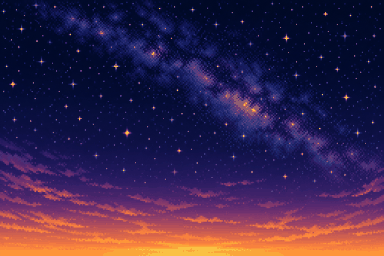
#> input picture assets/art/ui/title_sky.png, 384 x 256 px
$ python -i mkslides.py   (imports and definitions only)
#> lines starting #> are read from the running program, lines starting #| are printed output that depends on the picture
### tools/tiles.py
#!/usr/bin/env python3
"""Procedural pixel-art tile library for EU Simulator (16x16 metatiles, Pokémon-DS-like look).

Registry:
  TILES[name]   = Tile(img 16x16 RGBA, beh)             ground / simple cells
  OBJECTS[name] = Obj(img (w*16,h*16) RGBA, beh grid, above grid, doors)
Behaviours (must match world.h):
"""
import math
import random

from PIL import Image, ImageDraw

B_WALK, B_SOLID, B_WATER, B_GRASS, B_LEDGE_D, B_DOOR, B_COUNTER, B_CARPET, B_WARP_EDGE, \
    B_LEDGE_L, B_LEDGE_R, B_STAIRS, B_PC, B_HEAL, B_SHOP = range(15)

TILES = {}
OBJECTS = {}
RAW = {}  # ungraded ground images, for tiles derived later (soft edges)


class Tile:
    # [4 lines left out: function __init__, not called in this run]


class Obj:
    # [8 lines left out: function __init__, not called in this run]


def rgb(h):
    h = h.lstrip('#')
    return tuple(int(h[i:i + 2], 16) for i in (0, 2, 4)) + (255,)


# ---------------------------------------------------------------- palette
# Soft, hue-shifted ramps in the spirit of the Gen 4/5 games: shadows lean towards blue/teal,
# lights towards a warm yellow, and outlines are a dark navy rather than black.
P = {
    # grass
    'gd': rgb('3f8a72'), 'g0': rgb('58b090'), 'g1': rgb('70d0a8'), 'g2': rgb('8ce0b4'), 'g3': rgb('c4f0b0'),
    # tall dossier grass
    't0': rgb('287058'), 't1': rgb('348a64'), 't2': rgb('4ca86c'), 't3': rgb('84cc70'),
    'pw': rgb('fcf8ec'), 'pg': rgb('b8bcd0'),
    # dirt path
    'd0': rgb('dcc08c'), 'd1': rgb('e8d498'), 'd2': rgb('f6e8b8'), 'd3': rgb('c0ac90'),
    # pavement (Brussels grey cobbles)
    'c0': rgb('d0d0c8'), 'c1': rgb('dcdad0'), 'c2': rgb('ecead8'), 'c3': rgb('bcbec4'),
    # asphalt
    'a0': rgb('8890a4'), 'a1': rgb('949cae'), 'ay': rgb('f4d460'), 'aw': rgb('ecebe4'),
    # water (animated colours w0..w3 are palette-cycled)
    'w0': rgb('4898e0'), 'w1': rgb('58b0f0'), 'w2': rgb('80c8f8'), 'w3': rgb('c8ecff'), 'wd': rgb('3878c0'),
    # sand
    's0': rgb('f0e4b0'), 's1': rgb('f8f0c4'), 's2': rgb('dcc8a0'),
    # tree
    'l0': rgb('234a4e'), 'l1': rgb('2e7050'), 'l2': rgb('46944c'), 'l3': rgb('72b852'), 'l4': rgb('b4dc6c'),
    'tk': rgb('9a6844'), 'tk2': rgb('634048'),
    # outlines / shadows
    'k': rgb('304048'), 'sh': (40, 56, 110, 80),
    # flowers
    'fr': rgb('e84858'), 'fy': rgb('f8d44c'), 'fw': rgb('fffcf0'), 'fb': rgb('7090f0'), 'fp': rgb('f088c0'),
    # walls/roofs (3 = warm highlight)
    'rr0': rgb('a85868'), 'rr1': rgb('d87078'), 'rr2': rgb('e88890'), 'rr3': rgb('f8b8a8'),
    'rb0': rgb('405890'), 'rb1': rgb('5878c0'), 'rb2': rgb('78a0e0'), 'rb3': rgb('b0d0f8'),
    'rg0': rgb('586880'), 'rg1': rgb('7888a0'), 'rg2': rgb('98a8c0'), 'rg3': rgb('c8d4e0'),
    'wl0': rgb('ece4d2'), 'wl1': rgb('fcf8e6'), 'wl2': rgb('c4bcbc'), 'wl3': rgb('a09cb0'),
    'br0': rgb('b06a4c'), 'br1': rgb('cc845c'), 'br2': rgb('884650'),
    'gl0': rgb('50a8e8'), 'gl1': rgb('88d0f8'), 'gl2': rgb('d8f4ff'), 'gl3': rgb('3878b8'),
    'wd0': rgb('8a5838'), 'wd1': rgb('b07848'), 'wd2': rgb('d4a46c'), 'wd3': rgb('ecd09a'),
    'eu': rgb('17389a'), 'eu2': rgb('2852b8'), 'gold': rgb('ffd040'),
    'mt0': rgb('8090a8'), 'mt1': rgb('a8b4cc'), 'mt2': rgb('d4dcea'),
    'wh': rgb('fffcf2'), 'bk': rgb('1c2034'), 'gr': rgb('848aa0'),
    # interiors
    'fl0': rgb('c8945c'), 'fl1': rgb('dcb078'), 'fl2': rgb('a47658'), 'fl3': rgb('eccc94'),
    'cp0': rgb('2c4aa0'), 'cp1': rgb('3c5cb8'), 'cp2': rgb('22357e'),
    'cr0': rgb('a03048'), 'cr1': rgb('c04a54'),
    'ti0': rgb('ecebe6'), 'ti1': rgb('cccdda'),
    'iw0': rgb('f0e8d6'), 'iw1': rgb('d8d0cc'), 'iw2': rgb('b2aab6'),
}
#> further down, picture is the input picture: PIL image 384x256 RGB; mean R, G, B 59.1, 37.4, 74.9
TRANSP = (0, 0, 0, 0)


def new(w=16, h=16, fill=TRANSP):
    return Image.new('RGBA', (w, h), fill)


# [27 lines left out: functions art, noise_fill, not called in this run]


def paste(dst, src, x, y):
    dst.alpha_composite(src, (x, y))
    return dst


# ---------------------------------------------------------------- ground
# [246 lines left out: functions _tuft, grass, flowers, tall_dossiers, path_tile, soft_edge and 8 more, not called in this run]


def tree_pine(seed=0):
    import oss_art
    return oss_art.tree(('pine', 'pine2', 'pine_dark')[seed % 3])


# [85 lines left out: functions hedge, fence_h, lamp, bench, sign_post, flagpole and 1 more, not called in this run]


def rock():
    import oss_art
    return oss_art.rock(1)


# [113 lines left out: functions statue, _window, building, not called in this run]


# 3x5 tiny font for signs on buildings
_TINY = {
    'A': '010101111101101', 'B': '110101110101110', 'C': '011100100100011', 'D': '110101101101110',
    'E': '111100110100111', 'F': '111100110100100', 'G': '011100101101011', 'H': '101101111101101',
    'I': '111010010010111', 'J': '001001001101010', 'K': '101101110101101', 'L': '100100100100111',
    'M': '101111111101101', 'N': '110101101101101', 'O': '010101101101010', 'P': '110101110100100',
    'Q': '010101101110011', 'R': '110101110101101', 'S': '011100010001110', 'T': '111010010010010',
    'U': '101101101101111', 'V': '101101101101010', 'W': '101101111111101', 'X': '101101010101101',
    'Y': '101101010010010', 'Z': '111001010100111', ' ': '000000000000000', '-': '000000111000000',
    'É': '010111110100111', '€': '011100111100011', '.': '000000000000010', "'": '010010000000000',
}


# Generic signs are pictograms, so the town reads the same in every language (proper names stay text).
_PICTO = {
    'CANTINE': ['.1.1...', '11111..', '1111111', '11111.1', '.111...'],     # steaming cup
    'BOUTIQUE': ['..111..', '.1...1.', '1111111', '1111111', '1111111'],    # shopping bag
    'ARENE': ['1.111.1', '1111111', '.11111.', '..111..', '.11111.'],       # trophy
    'GARE': ['.11111.', '1.....1', '1111111', '1.111.1', '.1...1.'],        # train
}


def sign_width(text):
    return 12 if text.upper() in _PICTO else len(text) * 4 + 6


# [323 lines left out: functions _tiny_text, floor_wood, floor_tiles, carpet, wall_interior, window_interior and 13 more, not called in this run]


# ---------------------------------------------------------------- colour grade
_GRADE = {}


# [45 lines left out: functions grade_rgb, grade, _grade_all, not called in this run]


BEH_CHARS = {'.': B_WALK, '#': B_SOLID, 'D': B_DOOR, 'C': B_COUNTER, 'P': B_PC, 'H': B_HEAL, 'S': B_SHOP,
             'W': B_WATER, 'G': B_GRASS}


# [19 lines that do not run on import are left out]

### tools/mkslides.py
#!/usr/bin/env python3
"""Compile cinematic slides into nitrofs/slides/<name>.sld.

The slide list comes from tools/image_manifest.py (SCENES). For each slide, the AI picture
assets/art/slides/<name>.png (384x256, made by postprocess_images.py) is used when present; otherwise a
procedural placeholder is composed from the game's own art: a sky, a landmark drawn by tiles2.py and the
pixel portraits of the cast, facing each other.

.sld format: 'SLD1', u16 w, u16 h, u16 ncolors, u16 0, ncolors x RGB15 (palette indices 1..n), LZ77 (LZ10)
compressed w*h bytes of palette indices, starting at the next 4-byte boundary.
"""
import glob
import os
import struct
import sys

import numpy as np
from PIL import Image, ImageDraw, ImageFilter

ROOT = os.path.dirname(os.path.dirname(os.path.abspath(__file__)))
sys.path.insert(0, os.path.join(ROOT, 'tools'))
import image_manifest as IM  # noqa: E402
import mkgfx  # noqa: E402
import pixelize  # noqa: E402
import tiles as T  # noqa: E402

W, H = 384, 256
MAXCOL = 174  # palette index 175 is the UI checkerboard grey
OUT = os.path.join(ROOT, 'nitrofs', 'slides')
ART = os.path.join(ROOT, 'assets', 'art', 'slides')

SKIES = {  # top, horizon
    'day': ((92, 150, 228), (196, 224, 248)), 'dusk': ((52, 44, 112), (248, 150, 90)),
    'night': ((8, 12, 40), (40, 56, 110)), 'dawn': ((60, 80, 150), (250, 196, 150)),
    'sepia': ((96, 70, 44), (220, 190, 140)), 'rain': ((70, 78, 92), (150, 158, 170)),
    'snow': ((150, 170, 200), (232, 238, 248)), 'purple': ((24, 8, 40), (90, 40, 110)),
}
GROUNDS = {'grass': (88, 160, 72), 'pave': (150, 150, 160), 'water': (60, 110, 200), 'snow': (236, 240, 248),
           'parquet': (150, 100, 60), 'carpet': (150, 40, 50), 'marble': (220, 214, 200), 'dark': (40, 30, 50)}
INDOOR = {'office': ((214, 206, 186), 'parquet'), 'gold': ((200, 160, 80), 'carpet'),
          'red': ((120, 30, 40), 'marble'), 'salon': ((150, 110, 70), 'parquet'), 'dark': ((40, 30, 60), 'dark')}

# scene -> (sky or 'indoor:<kind>', ground, landmark object, {slide number: (sky, ground, landmark)} overrides)
PLACE = {
    's00_prologue': ('indoor:salon', None, None, {3: ('dusk', 'grass', None), 4: ('night', 'water', None)}),
    's01_reveil': ('dawn', 'pave', 'berlaymont', {1: ('indoor:office', None, None), 3: ('day', 'pave', 'parlement_bxl')}),
    's02_labo': ('indoor:office', None, None, {}),
    's03_luxembourg': ('day', 'grass', 'cjue', {}),
    's04_schengen': ('dusk', 'water', 'boat', {}),
    's05_bce': ('night', 'pave', 'bce_tower', {}),
    's06_strasbourg': ('day', 'pave', 'louise_weiss', {}),
    's07_athenes': ('dusk', 'grass', 'acropole', {}),
    's08_brexit': ('rain', 'pave', 'westminster', {1: ('rain', 'pave', 'big_ben'), 4: ('indoor:dark', None, None)}),
    's09_budapest': ('night', 'water', 'parliament_bud', {}),
    's10_qatargate': ('dawn', 'pave', 'parlement_bxl', {2: ('indoor:dark', None, None)}),
    's11_dgcomp': ('indoor:office', None, None, {}),
    's12_tour': ('purple', 'dark', None, {}),
    's13_paris': ('dusk', 'grass', 'eiffel', {2: ('day', 'pave', 'sorbonne')}),
    's14_sofagate': ('indoor:gold', None, None, {}),
    's15_conseil': ('night', 'pave', 'europa', {2: ('indoor:office', None, None), 3: ('indoor:office', None, None)}),
    's16_champion': ('dusk', 'pave', 'berlaymont', {2: ('indoor:office', None, None)}),
    's17_puissances': ('day', 'water', 'container_red', {2: ('indoor:office', None, None)}),
    's18_anvers': ('day', 'pave', 'golf_flag', {}),
    's19_varsovie': ('indoor:red', None, None, {3: ('snow', 'snow', 'palac_kultury')}),
    's20_piree': ('day', 'water', 'container_blue', {}),
    's21_gtout': ('indoor:red', None, None, {}),
    's22_fin': ('night', 'pave', 'atomium', {2: ('indoor:gold', None, None), 5: ('night', 'water', None)}),
    's23_legendes': ('dusk', 'pave', 'campidoglio', {2: ('night', 'water', 'house_brick'), 3: ('dawn', 'water', 'jeronimos')}),
}


def lerp(a, b, k):
    return tuple(int(a[i] + (b[i] - a[i]) * k) for i in range(3))


# [39 lines left out: functions backdrop, paste_landmark, not called in this run]


_bust_cache = {}


# [50 lines left out: functions bust, paste_cast, placeholder, not called in this run]


def lz10(data):
    """GBA/DS BIOS LZ77 (type 0x10) compressor, greedy with a 3-byte hash chain."""
    out = bytearray(struct.pack('<I', 0x10 | (len(data) << 8)))
    n = len(data)
    i = 0
    chains = {}
    while i < n:
        flag_pos = len(out)
        out.append(0)
        flags = 0
        for bit in range(8):
            if i >= n:
                break
            best_len, best_disp = 0, 0
            if i + 3 <= n:
                key = data[i:i + 3]
                for j in reversed(chains.get(key, [])[-48:]):
                    disp = i - j
                    if disp > 4096:
                        break
                    if disp < 2:  # keep disp >= 2: safe for VRAM-style decoders too
                        continue
                    ln = 3
                    while ln < 18 and i + ln < n and data[j + ln] == data[i + ln]:
                        ln += 1
                    if ln > best_len:
                        best_len, best_disp = ln, disp
                        if ln == 18:
                            break
            if best_len >= 3:
                flags |= 0x80 >> bit
                v = ((best_len - 3) << 12) | (best_disp - 1)
                out += bytes(((v >> 8) & 0xFF, v & 0xFF))
                step = best_len
            else:
                out.append(data[i])
                step = 1
            for k in range(i, min(i + step, n - 2)):
                chains.setdefault(data[k:k + 3], []).append(k)
            i += step
        out[flag_pos] = flags
    while len(out) % 4:
        out.append(0)
    return bytes(out)


def encode(im):
    im = im.convert('RGB').resize((W, H), Image.NEAREST) if im.size != (W, H) else im.convert('RGB')
    # DS colours are 15-bit: quantise after snapping so no two palette entries collapse
    a = (np.array(im) & 0xF8).astype('uint8')
    q = Image.fromarray(a).quantize(colors=MAXCOL, method=Image.Quantize.MEDIANCUT, dither=Image.Dither.NONE)
    pal = q.getpalette()[:MAXCOL * 3]
#> pal = 186 values, max 248 at index 0, min 0 at index 174, mean 78.84
    idx = np.array(q).astype('uint8')
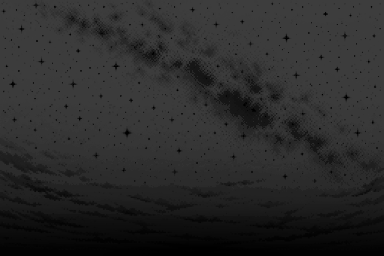
#> idx: shape (256, 384); min 0, max 61, mean 42.3
    ncol = int(idx.max()) + 1
#> ncol = 62
    pix = (idx + 1).astype('uint8').tobytes()
    out = bytearray(b'SLD1') + struct.pack('<HHHH', W, H, ncol, 0)
    for c in range(ncol):
        r, g, b = pal[c * 3:c * 3 + 3]
        out += struct.pack('<H', (r >> 3) | ((g >> 3) << 5) | ((b >> 3) << 10))
#> this loop made 62 passes
#> (r, g, b) on passes 1 to 12: (248, 192, 64), (248, 160, 56), (248, 144, 56), (248, 136, 56), (248, 128, 56), (240, 120, 64), (216, 120, 80), (232, 112, 64), (224, 104, 72), (216, 104, 72), (208, 96, 72), (200, 96, 80)
    while len(out) % 4:
        out += b'\0'
#> this loop made 0 passes
    out += lz10(pix)
    return bytes(out)


# [32 lines left out: function main, not called in this run]


# [2 lines not run here, left out]

>>> from PIL import Image
>>> picture = Image.open('../assets/art/ui/title_sky.png')
>>> result = encode(picture)

$ run again, on assets/art/ui/bt_night.png
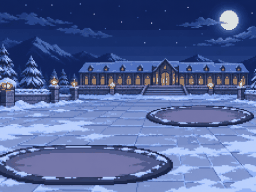
#> input picture assets/art/ui/bt_night.png, 256 x 192 px
#> picture is the input picture: PIL image 256x192 RGB; mean R, G, B 81.9, 100.9, 155.4
#> in encode, `im = im.convert('RGB').resize((W, H), Image.NEAREST) if im.size != (W,..`:
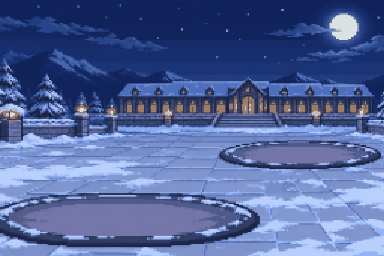
#> im: PIL image 384x256 RGB; mean R, G, B 81.9, 100.8, 155.4
#> pal = 240 values, max 248 at index 5, min 8 at index 237, mean 115.8
#> in encode, `idx = np.array(q).astype('uint8')`:
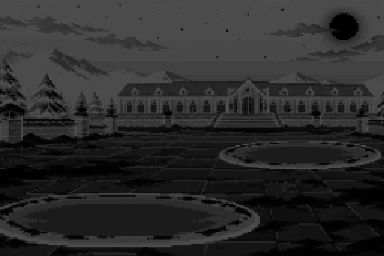
#> idx: shape (256, 384); min 0, max 79, mean 43
#> ncol = 80
#> the loop in encode, `for c in range(ncol):` made 80 passes
#> (r, g, b) on passes 1 to 8: (216, 224, 224), (184, 208, 248), (184, 200, 248), (184, 200, 240), (176, 200, 248), (184, 184, 200), (160, 184, 240), (152, 184, 240)
